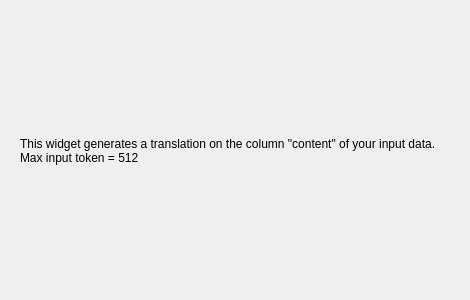
<?xml version="1.0" encoding="UTF-8"?>
<ui version="4.0">
 <class>Form</class>
 <widget class="QWidget" name="Form">
  <property name="geometry">
   <rect>
    <x>0</x>
    <y>0</y>
    <width>470</width>
    <height>300</height>
   </rect>
  </property>
  <property name="windowTitle">
   <string>Form</string>
  </property>
  <widget class="QLabel" name="Description">
   <property name="geometry">
    <rect>
     <x>20</x>
     <y>20</y>
     <width>431</width>
     <height>261</height>
    </rect>
   </property>
   <property name="text">
    <string>This widget generates a translation on the column &quot;content&quot; of your input data. Max input token = 512</string>
   </property>
   <property name="textFormat">
    <enum>Qt::AutoText</enum>
   </property>
   <property name="alignment">
    <set>Qt::AlignLeading|Qt::AlignLeft|Qt::AlignVCenter</set>
   </property>
   <property name="wordWrap">
    <bool>true</bool>
   </property>
  </widget>
 </widget>
 <resources/>
 <connections/>
</ui>
